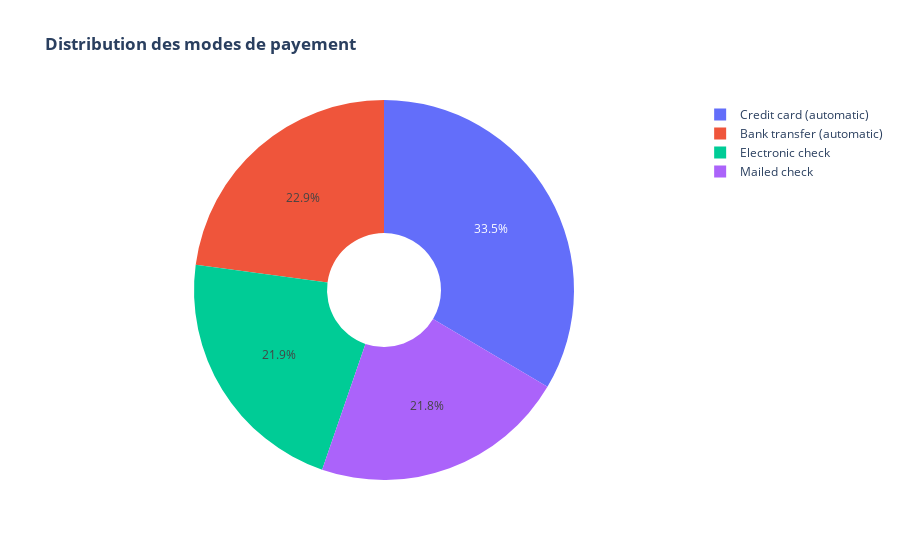

The code cell stored with this chart in its notebook:
### Code cell
# Distribution des modes de payement:
labels = df['PaymentMethod'].unique()
values = df['PaymentMethod'].value_counts()

fig = go.Figure(data=[go.Pie(labels=labels, values=values, hole=.3)])
fig.update_layout(title_text="<b>Distribution des modes de payement</b>")
fig.show()

### Figure 1 — Plotly figure (JSON) as saved in the notebook; plotly's stock layout.template omitted (floating-point values rounded to 4 significant figures)
{"data": [{"hole": 0.3, "labels": ["Credit card (automatic)", "Bank transfer (automatic)", "Electronic check", "Mailed check"], "type": "pie", "values": [2006, 1369, 1308, 1303]}], "layout": {"title": {"text": "<b>Distribution des modes de payement</b>"}}}
